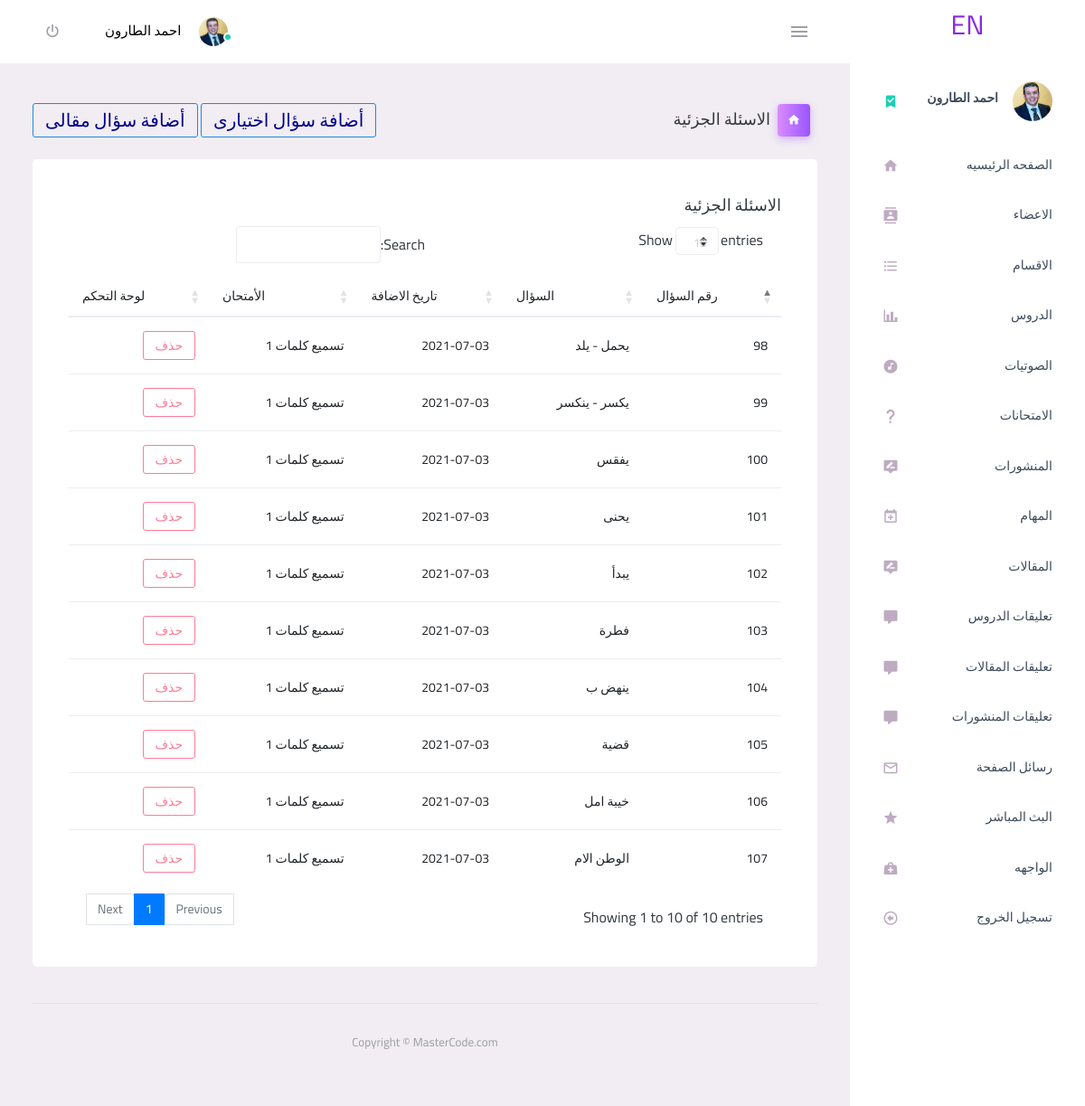
The app's page /admin/exam_content.php?exam_id=39 (signed in) with its own data.
### tables this page shows
CREATE TABLE `question` (
  `id` int(11) NOT NULL,
  `exam_id` int(11) DEFAULT NULL,
  `ques` text NOT NULL,
  `added_date` date NOT NULL,
  `answer_1` text,
  `answer_2` text,
  `answer_3` text,
  `answer_4` text,
  `right_answer` varchar(255) DEFAULT NULL,
  `photo` varchar(225) DEFAULT NULL,
  `answer` varchar(255) DEFAULT NULL,
  `part_id` int(11) DEFAULT NULL
);

CREATE TABLE `exams` (
  `exam_id` int(11) NOT NULL,
  `exam_name` varchar(255) NOT NULL,
  `exam_date` date NOT NULL,
  `categ_id` int(11) NOT NULL,
  `member_id` int(11) NOT NULL,
  `lesson_id` int(11) DEFAULT NULL,
  `link` varchar(225) NOT NULL,
  `exam_desc` text,
  `number` int(11) DEFAULT '10',
  `type` int(11) NOT NULL DEFAULT '0',
  `time` int(11) NOT NULL DEFAULT '1800',
  `orders` int(11) NOT NULL DEFAULT '0'
);

### admin/exam_content.php (the view, shortened to what this page needs)
<?php
if (isset($_SESSION['username'])) {
    include 'inital.php';
    include 'includes/templates/header.php';
    include 'includes/templates/side.php';
    $exam_id = isset($_GET['exam_id']) && is_numeric($_GET['exam_id']) ? intval($_GET['exam_id']) : 0;
    $stmt = $con->prepare("SELECT * FROM exams where exam_id = ?");
    $stmt->execute(array($exam_id));
    $main = $stmt->fetch();
    if (! empty($main)) {
    ?>
            <div class="main-panel ">
                <div class="content-wrapper ">
                    <div class="page-header ">
                        <h3 class="page-title ">
                            <span class="page-title-icon bg-gradient-primary text-white mr-2 ">
                                <i class="mdi mdi-home "></i>
                            </span>&nbsp;
                            <?php
                                if($main['type']==1){
                                    echo 'الاسئلة الجزئية';
                                } elseif($main['type']==2) {
                                    echo 'الاسئلة الشاملة';
                                }
                            ?>
                        </h3>
                        <?php
                            if($main['type']==1){
                                echo '
                                <div>
                                    <button style="color:darkblue;font-size:20px" type="button " class="btn btn-outline-info btn-sm"data-toggle="modal" data-target="#add">أضافة سؤال اختيارى</button>
                                    <button style="color:darkblue;font-size:20px" type="button " class="btn btn-outline-info btn-sm"data-toggle="modal" data-target="#add2">أضافة سؤال مقالى</button>
                                </div>
                                ';
                            } elseif($main['type']==2) {
                                echo '
                                    <button style="color:darkblue;font-size:20px" type="button " class="btn btn-outline-info btn-sm"data-toggle="modal" data-target="#add3">أضافة جزء</button>
                                ';
                            }
                        ?>
                    </div>
                    <div class="row ">
                        <div class="col-12 grid-margin ">
                            <div class="card ">
                                <?php if($main['type']==1){
                                    $stmt = $con->prepare("SELECT question.*,exams.exam_name AS exam_name
                                                            FROM question
                                                            INNER JOIN
                                                                exams
                                                            ON
                                                                exams.exam_id  = question.exam_id
                                                            WHERE exams.exam_id = ?
                                                            ORDER BY id DESC");
                                    $stmt->execute(array($exam_id));
                                    $rows = $stmt->fetchAll();
                                    if (! empty($rows)) {
                                ?>
                                <div class="card-body ">
                                    <h4 class="card-title ">الاسئلة الجزئية</h4>
                                    <div class="table-responsive ">
                                        <table class="table "id="datatableid">
                                            <thead>
                                                <tr>
                                                    <th>رقم السؤال</th>
                                                    <th>السؤال</th>
                                                    <th> تاريخ الاضافة</th>
                                                    <th> الأمتحان</th>
                                                    <th>لوحة التحكم</th>
                                                </tr>
                                            </thead>
                                            <tbody>
                                            <?php
							            foreach($rows as $row) {?>
                                            <tr>
                                                <td> <?php echo $row['id'];?></td>
                                                <td>
                                                    <?php echo $row['ques'];?>
                                                </td>
                                                <td> <?php echo $row['added_date'];?></td>
                                                <td> <?php echo $row['exam_name'];?></td>
                                                <td>
                                                    <button type="button " class="btn btn-outline-danger btn-sm delete_ques"data-toggle="modal" data-target="#remove">حذف</button>
                                                </td>
                                            </tr>
                                        <?php } ?>
                                            </tbody>
                                        </table>
                                    </div>
                                </div>
                                <?php } } elseif($main['type']==2) {
                                    $stmt = $con->prepare("SELECT part.*,exams.exam_name AS exam_name
                                                            FROM part
                                                            INNER JOIN
                                                                exams
                                                            ON
                                                                exams.exam_id  = part.exam_id
                                                            ORDER BY part_id DESC");
                                    $stmt->execute();
                                    $rows = $stmt->fetchAll();
                                    if (! empty($rows)) {
                                    ?>
                                    <div class="card-body ">
                                        <h4 class="card-title ">الاسئلة الجزئية</h4>
                                        <div class="table-responsive ">
                                            <table class="table "id="datatableid">
                                                <thead>
                                                    <tr>
                                                        <th>رقم الجزء</th>
                                                        <th>الجزء</th>
                                                        <th> تاريخ الاضافة</th>
                                                        <th> عدد الاسئلة</th>
                                                        <th> وقت الامتحان</th>
                                                        <th> الأمتحان</th>
                                                        <th>لوحة التحكم</th>
                                                    </tr>
                                                </thead>
                                                <tbody>
                                                <?php
                                                foreach($rows as $row) {?>
                                                    <tr>
                                                        <td> <?php echo $row['part_id'];?></td>
                                                        <td>
                                                            <?php echo $row['part_name'];?>
                                                        </td>
                                                        <td> <?php echo $row['date'];?></td>
                                                        <td> <?php echo $row['number'];?></td>
                                                        <td> <?php echo $row['time'];?></td>
                                                        <td> <?php echo $row['exam_name'];?></td>
                                                        <td>
                                                            <button type="button " class="btn btn-outline-danger btn-sm delete_ques"data-toggle="modal" data-target="#remove">حذف</button>
                                                            <input type="hidden" value="<?php echo $row['part_id'];?>" id="question_id">
                                                            <button type="button " class="btn btn-gradient-dark btn-sm"><a href="part_content.php?part_id=<?php echo $row['part_id']; ?>" style="text-decoration: none;color:#ccc;">تفاصيل</a></button>
                                                        </td>
                                                    </tr>
                                                <?php } ?>
                                                </tbody>
                                            </table>
                                        </div>
                                    </div>
                                <?php } }?>
                            </div>
                        </div>
                    </div>
    <?php
    include 'includes/templates/footer.php';
    } else {
        header('Location: error-404.html');
        exit();
    }
} else {
    header('Location: index.php');
    exit();
}
?>

### records on screen
question: id "107", ques "الوطن الام", added_date "2021-07-03", exam.exam_name "تسميع كلمات 1"
question: id "106", ques "خيبة امل", added_date "2021-07-03", exam.exam_name "تسميع كلمات 1"
question: id "105", ques "قضية", added_date "2021-07-03", exam.exam_name "تسميع كلمات 1"
question: id "104", ques "ينهض ب", added_date "2021-07-03", exam.exam_name "تسميع كلمات 1"
question: id "103", ques "فطرة", added_date "2021-07-03", exam.exam_name "تسميع كلمات 1"
question: id "102", ques "يبدأ", added_date "2021-07-03", exam.exam_name "تسميع كلمات 1"
question: id "101", ques "يحنى", added_date "2021-07-03", exam.exam_name "تسميع كلمات 1"
question: id "100", ques "يفقس", added_date "2021-07-03", exam.exam_name "تسميع كلمات 1"
question: id "99", ques "يكسر - ينكسر", added_date "2021-07-03", exam.exam_name "تسميع كلمات 1"
question: id "98", ques "يحمل - يلد", added_date "2021-07-03", exam.exam_name "تسميع كلمات 1"

### other values on screen
$_SESSION['username'] "احمد الطارون"
